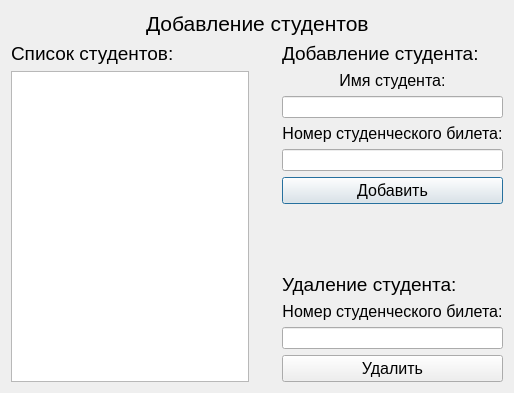
<?xml version="1.0" encoding="UTF-8"?>
<ui version="4.0">
 <class>AddStudentWindow</class>
 <widget class="QDialog" name="AddStudentWindow">
  <property name="geometry">
   <rect>
    <x>0</x>
    <y>0</y>
    <width>514</width>
    <height>393</height>
   </rect>
  </property>
  <property name="windowTitle">
   <string>Dialog</string>
  </property>
  <layout class="QVBoxLayout" name="verticalLayout_7">
   <item>
    <layout class="QHBoxLayout" name="horizontalLayout_4">
     <item>
      <spacer name="horizontalSpacer_7">
       <property name="orientation">
        <enum>Qt::Horizontal</enum>
       </property>
       <property name="sizeHint" stdset="0">
        <size>
         <width>40</width>
         <height>20</height>
        </size>
       </property>
      </spacer>
     </item>
     <item>
      <widget class="QLabel" name="label">
       <property name="font">
        <font>
         <pointsize>16</pointsize>
        </font>
       </property>
       <property name="text">
        <string>Добавление студентов</string>
       </property>
      </widget>
     </item>
     <item>
      <spacer name="horizontalSpacer_8">
       <property name="orientation">
        <enum>Qt::Horizontal</enum>
       </property>
       <property name="sizeHint" stdset="0">
        <size>
         <width>40</width>
         <height>20</height>
        </size>
       </property>
      </spacer>
     </item>
    </layout>
   </item>
   <item>
    <layout class="QHBoxLayout" name="horizontalLayout_2">
     <item>
      <layout class="QHBoxLayout" name="horizontalLayout">
       <item>
        <layout class="QVBoxLayout" name="verticalLayout_3">
         <item>
          <widget class="QLabel" name="label_4">
           <property name="font">
            <font>
             <pointsize>14</pointsize>
            </font>
           </property>
           <property name="text">
            <string>Список студентов:</string>
           </property>
          </widget>
         </item>
         <item>
          <widget class="QTextBrowser" name="UserListTextBrowser">
           <property name="font">
            <font>
             <pointsize>12</pointsize>
            </font>
           </property>
          </widget>
         </item>
        </layout>
       </item>
       <item>
        <spacer name="horizontalSpacer_2">
         <property name="orientation">
          <enum>Qt::Horizontal</enum>
         </property>
         <property name="sizeHint" stdset="0">
          <size>
           <width>40</width>
           <height>20</height>
          </size>
         </property>
        </spacer>
       </item>
      </layout>
     </item>
     <item>
      <spacer name="horizontalSpacer">
       <property name="orientation">
        <enum>Qt::Horizontal</enum>
       </property>
       <property name="sizeHint" stdset="0">
        <size>
         <width>40</width>
         <height>20</height>
        </size>
       </property>
      </spacer>
     </item>
     <item>
      <layout class="QVBoxLayout" name="verticalLayout_6">
       <item>
        <layout class="QVBoxLayout" name="verticalLayout_4">
         <item>
          <widget class="QLabel" name="label_5">
           <property name="font">
            <font>
             <pointsize>14</pointsize>
            </font>
           </property>
           <property name="text">
            <string>Добавление студента:</string>
           </property>
          </widget>
         </item>
         <item>
          <layout class="QVBoxLayout" name="verticalLayout_2">
           <item>
            <widget class="QLabel" name="label_2">
             <property name="font">
              <font>
               <pointsize>12</pointsize>
              </font>
             </property>
             <property name="layoutDirection">
              <enum>Qt::LeftToRight</enum>
             </property>
             <property name="text">
              <string>Имя студента:</string>
             </property>
             <property name="alignment">
              <set>Qt::AlignCenter</set>
             </property>
            </widget>
           </item>
           <item>
            <widget class="QLineEdit" name="NameLineEdit"/>
           </item>
          </layout>
         </item>
         <item>
          <layout class="QVBoxLayout" name="verticalLayout">
           <item>
            <widget class="QLabel" name="label_3">
             <property name="font">
              <font>
               <pointsize>12</pointsize>
              </font>
             </property>
             <property name="text">
              <string>Номер студенческого билета:</string>
             </property>
             <property name="alignment">
              <set>Qt::AlignCenter</set>
             </property>
            </widget>
           </item>
           <item>
            <widget class="QLineEdit" name="NumberStudentIdLineEdit"/>
           </item>
          </layout>
         </item>
         <item>
          <layout class="QHBoxLayout" name="horizontalLayout_3">
           <item>
            <widget class="QPushButton" name="AddStudentPushButton">
             <property name="font">
              <font>
               <pointsize>12</pointsize>
              </font>
             </property>
             <property name="text">
              <string>Добавить</string>
             </property>
            </widget>
           </item>
          </layout>
         </item>
        </layout>
       </item>
       <item>
        <layout class="QVBoxLayout" name="verticalLayout_5">
         <item>
          <spacer name="verticalSpacer_2">
           <property name="orientation">
            <enum>Qt::Vertical</enum>
           </property>
           <property name="sizeHint" stdset="0">
            <size>
             <width>20</width>
             <height>40</height>
            </size>
           </property>
          </spacer>
         </item>
         <item>
          <widget class="QLabel" name="label_6">
           <property name="font">
            <font>
             <pointsize>14</pointsize>
            </font>
           </property>
           <property name="text">
            <string>Удаление студента:</string>
           </property>
          </widget>
         </item>
         <item>
          <widget class="QLabel" name="label_7">
           <property name="font">
            <font>
             <pointsize>12</pointsize>
            </font>
           </property>
           <property name="text">
            <string>Номер студенческого билета:</string>
           </property>
           <property name="alignment">
            <set>Qt::AlignCenter</set>
           </property>
          </widget>
         </item>
         <item>
          <widget class="QLineEdit" name="NumberStudentIdlForDeleteLineEdit"/>
         </item>
         <item>
          <widget class="QPushButton" name="DeleteStudentpushButton">
           <property name="font">
            <font>
             <pointsize>12</pointsize>
            </font>
           </property>
           <property name="text">
            <string>Удалить</string>
           </property>
          </widget>
         </item>
        </layout>
       </item>
      </layout>
     </item>
    </layout>
   </item>
  </layout>
 </widget>
 <resources/>
 <connections/>
</ui>
